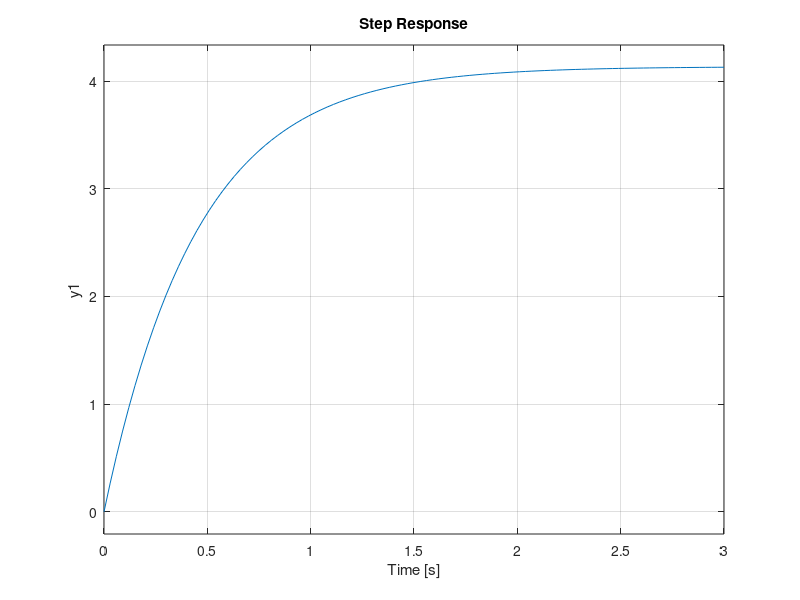
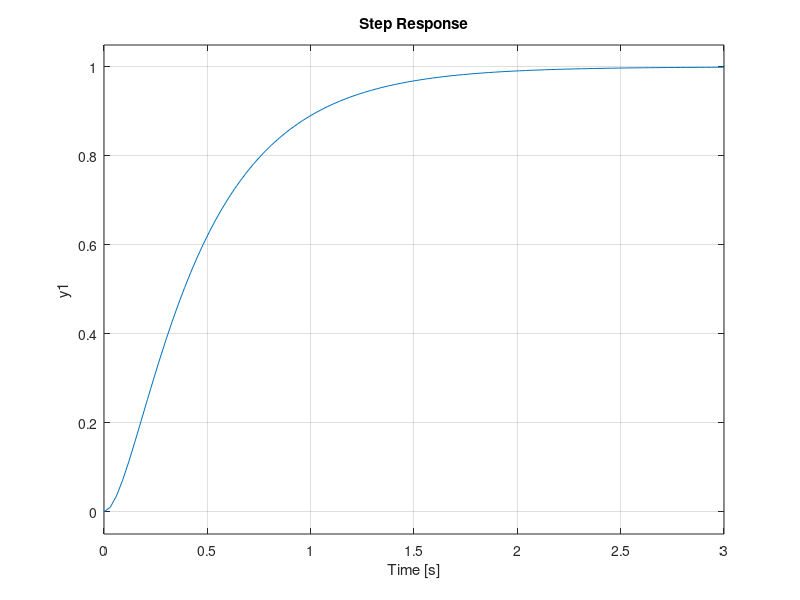
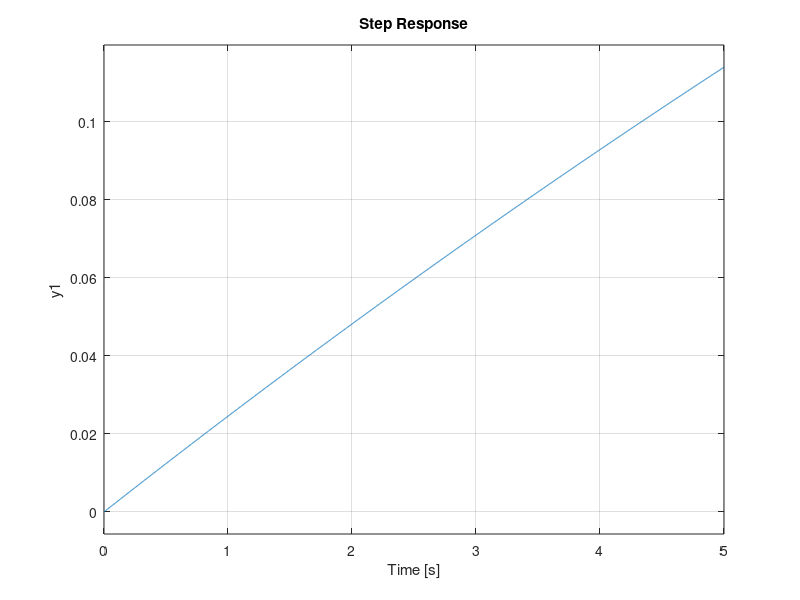

Write MATLAB code to recreate these figures, in order.
clc
clear
close all
%---------primer punto-------
tao=1.8/4;
k=-3.1/2.7;
h=tf(k,[tao 1]);
step(-3.6*h)
figure


%------segundo punto---------
R=20;%1e3;
L=10;%10e-3;
C=4e-3;%2e-6;
%------matrices------
A=[0 1/L;
   -1/C -1/(R*C)];
B=[0 1/C]';
Cs=[1 0];
D=0;

h_ele=ss(A,B,Cs,D);
figure
step(h_ele)

%--------tercer punto-------
R1=10e3;
R2=20e3;
h_=tf(R2,[L*C*(R1+R2) R1*R2*C R1+R2]);
figure
step(h_)
